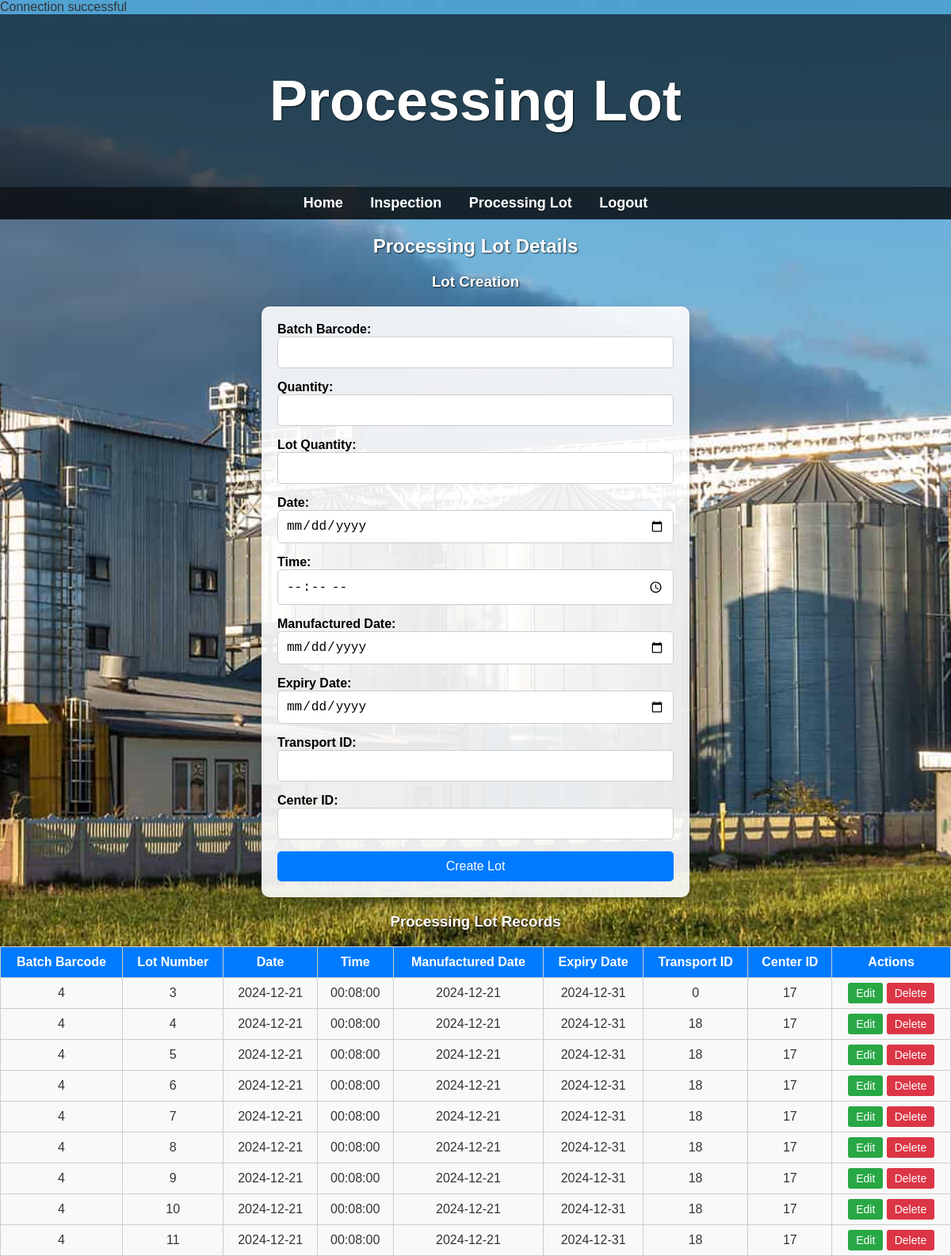
The page /processing_lot.php on the database as committed earlier.
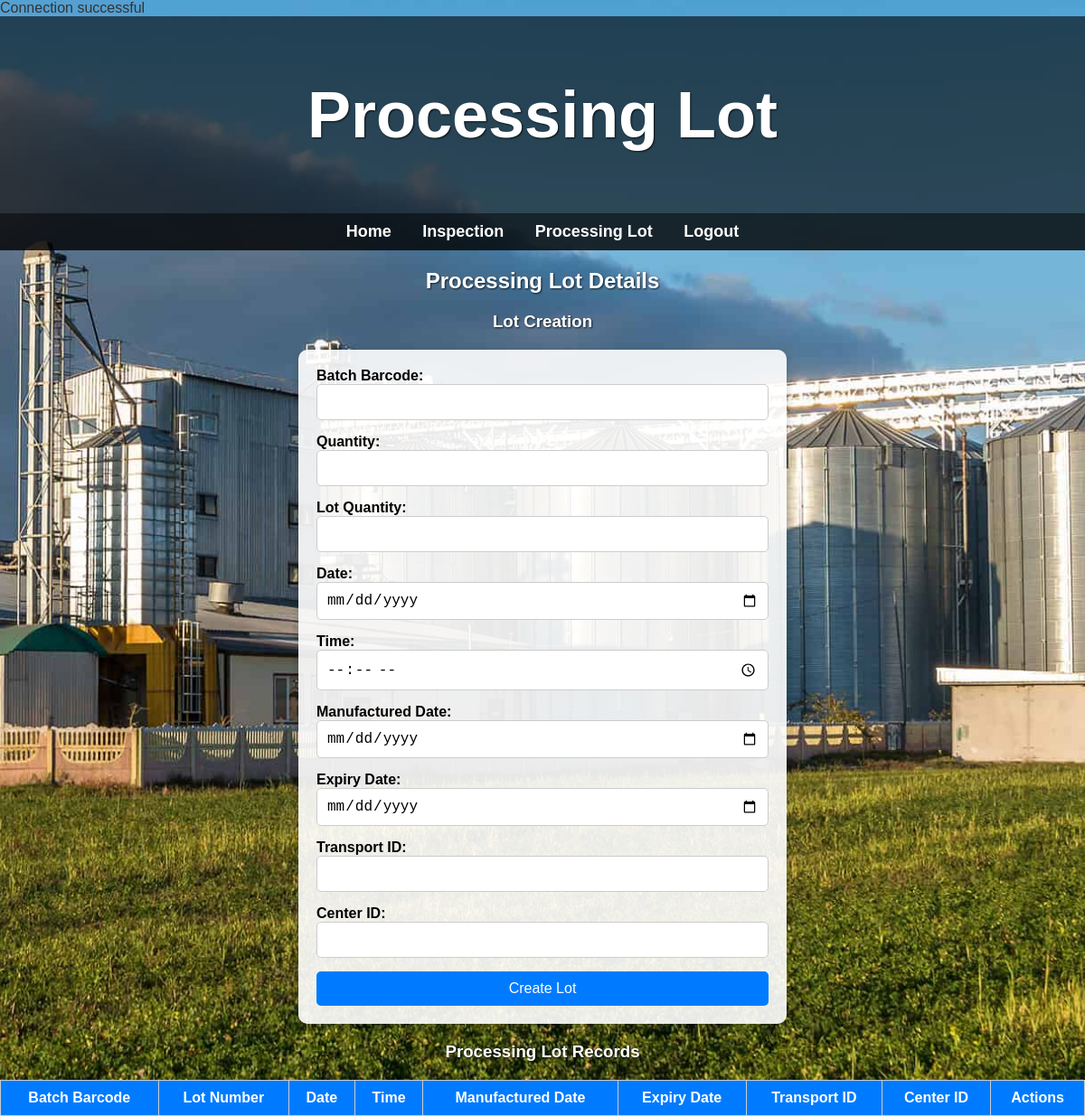
The same page on the database as committed later.
### tables this page shows
CREATE TABLE `tblprocessinglot` (
  `Lot Number` int(7) NOT NULL,
  `Date` date NOT NULL,
  `Time` time NOT NULL,
  `Manufactured Date` date NOT NULL,
  `Expirey Date` date NOT NULL,
  `stTransport ID` int(7) NOT NULL,
  `Center ID` int(7) NOT NULL
);

### processing_lot.php (the view, shortened to what this page needs)
<?php
include('connect.php');
$query = "SELECT * FROM tblprocessinglot ORDER BY `Lot Number` ASC";
$result = mysqli_query($conn, $query);
?>
<!DOCTYPE html>
<html lang="en">
<head>
    <link rel="stylesheet" href="processing_lot_style.css">
</head>
<body>
    <header class="title-header">
        <h1>Processing Lot</h1>
    </header>
    <nav class="nav">
        <ul class="ul">
            <li><a href="processing_center.php">Home</a></li>
            <li><a href="processing_inspection.php">Inspection</a></li>
            <li><a href="processing_lot.php">Processing Lot</a></li>
            <li><a href="starting_page.php">Logout</a></li>
        </ul>
    </nav>
    <div class="background">
        <section class="lot-container">
            <h2>Processing Lot Details</h2>
            <h3>Lot Creation</h3>
            <form method="POST" action="">
                <label for="batchBarcode">Batch Barcode:</label>
                <input type="text" id="batchBarcode" name="batchBarcode" required>
                <label for="quantity">Quantity:</label>
                <input type="number" id="quantity" name="quantity" required>
                <label for="lotQuantity">Lot Quantity:</label>
                <input type="number" id="lotQuantity" name="lotQuantity" required>
                <label for="date">Date:</label>
                <input type="date" id="date" name="date" required>
                <label for="time">Time:</label>
                <input type="time" id="time" name="time" required>
                <label for="manufacturedDate">Manufactured Date:</label>
                <input type="date" id="manufacturedDate" name="manufacturedDate" required>
                <label for="expiryDate">Expiry Date:</label>
                <input type="date" id="expiryDate" name="expiryDate" required>
                <label for="transportID">Transport ID:</label>
                <input type="text" id="transportID" name="transportID" required>
                <label for="centerID">Center ID:</label>
                <input type="text" id="centerID" name="centerID" required>
                <button type="submit" name="createLot">Create Lot</button>
            </form>
            <h3>Processing Lot Records</h3>
            <table>
    <thead>
        <tr>
            <th>Batch Barcode</th>
            <th>Lot Number</th>
            <th>Date</th>
            <th>Time</th>
            <th>Manufactured Date</th>
            <th>Expiry Date</th>
            <th>Transport ID</th>
            <th>Center ID</th>
            <th>Actions</th>
        </tr>
    </thead>
    <tbody>
        <?php
        if ($result) {
            while ($row = mysqli_fetch_assoc($result)) {
                echo "<tr>
                        <td>{$row['Batch Barcode']}</td>
                        <td>{$row['Lot Number']}</td>
                        <td>{$row['Date']}</td>
                        <td>{$row['Time']}</td>
                        <td>{$row['Manufactured Date']}</td>
                        <td>{$row['Expiry Date']}</td>
                        <td>{$row['stTransport ID']}</td>
                        <td>{$row['Center ID']}</td>
                        <td>
                            <a href='processing_lot_update.php?lotNumber={$row['Lot Number']}' class='edit-btn'>Edit</a>
                            <a href='processing_lot.php?delete={$row['Lot Number']}' onclick='return confirm(\"Are you sure you want to delete this lot?\");' class='delete-btn'>Delete</a>
                        </td>
                      </tr>";
            }
        } else {
            echo "<tr><td colspan='9'>No records found</td></tr>";
        }
        ?>
    </tbody>
</table>

Rows that differ between the two databases and show on the page:
removed tblprocessinglot: Batch Barcode "4", Lot Number "3", Date "2024-12-21", Time "00:08:00", Manufactured Date "2024-12-21", Expiry Date "2024-12-31", stTransport ID "0", Center ID "17"
removed tblprocessinglot: Batch Barcode "4", Lot Number "4", Date "2024-12-21", Time "00:08:00", Manufactured Date "2024-12-21", Expiry Date "2024-12-31", stTransport ID "18", Center ID "17"
removed tblprocessinglot: Batch Barcode "4", Lot Number "5", Date "2024-12-21", Time "00:08:00", Manufactured Date "2024-12-21", Expiry Date "2024-12-31", stTransport ID "18", Center ID "17"
removed tblprocessinglot: Batch Barcode "4", Lot Number "6", Date "2024-12-21", Time "00:08:00", Manufactured Date "2024-12-21", Expiry Date "2024-12-31", stTransport ID "18", Center ID "17"
removed tblprocessinglot: Batch Barcode "4", Lot Number "7", Date "2024-12-21", Time "00:08:00", Manufactured Date "2024-12-21", Expiry Date "2024-12-31", stTransport ID "18", Center ID "17"
removed tblprocessinglot: Batch Barcode "4", Lot Number "8", Date "2024-12-21", Time "00:08:00", Manufactured Date "2024-12-21", Expiry Date "2024-12-31", stTransport ID "18", Center ID "17"
removed tblprocessinglot: Batch Barcode "4", Lot Number "9", Date "2024-12-21", Time "00:08:00", Manufactured Date "2024-12-21", Expiry Date "2024-12-31", stTransport ID "18", Center ID "17"
removed tblprocessinglot: Batch Barcode "4", Lot Number "10", Date "2024-12-21", Time "00:08:00", Manufactured Date "2024-12-21", Expiry Date "2024-12-31", stTransport ID "18", Center ID "17"
removed tblprocessinglot: Batch Barcode "4", Lot Number "11", Date "2024-12-21", Time "00:08:00", Manufactured Date "2024-12-21", Expiry Date "2024-12-31", stTransport ID "18", Center ID "17"
